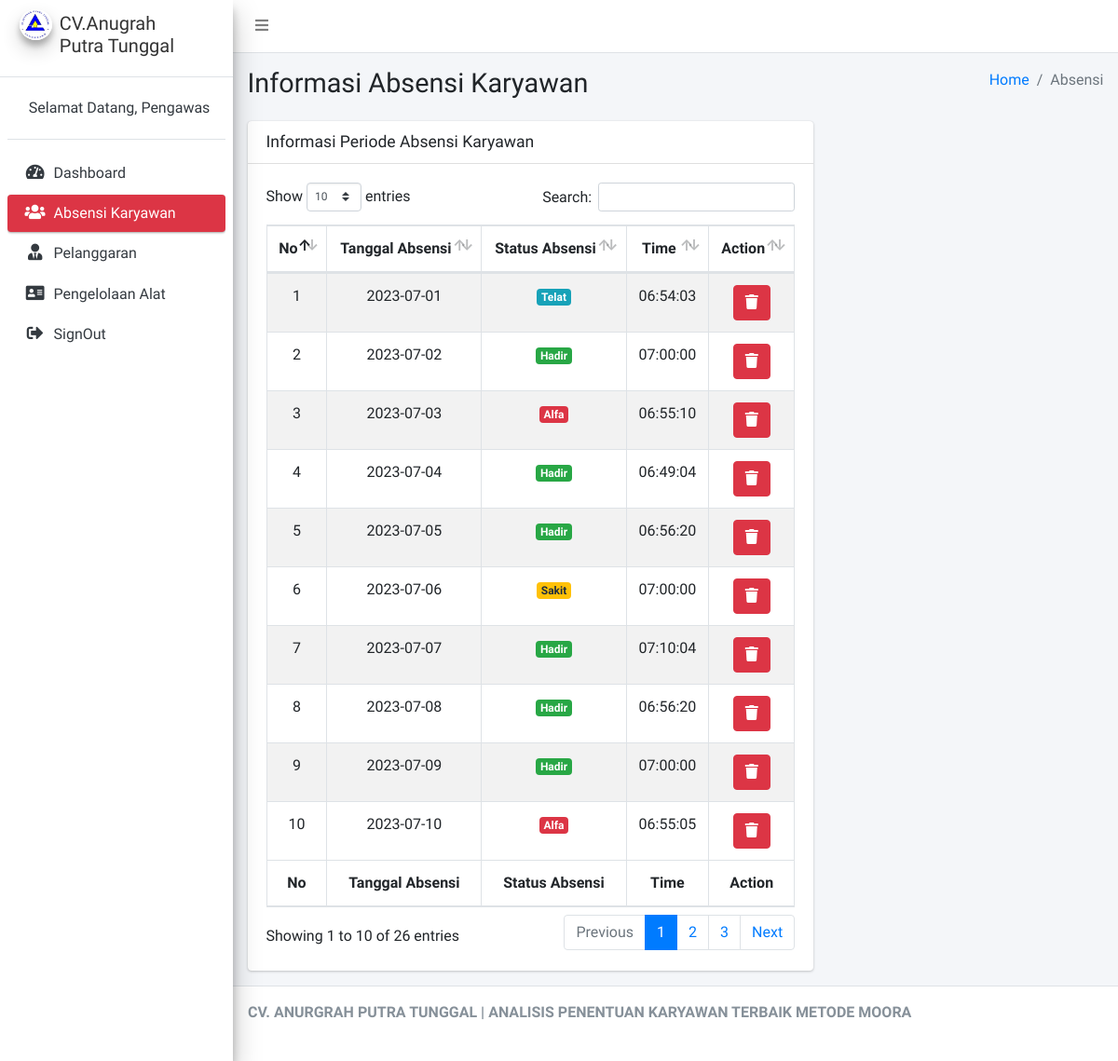
Screenshot of /Pengawas/cAbsensi/rincian/07/2023/1 (signed in) with the database file from the repository.
### tables this page shows
CREATE TABLE `tbl_absensi` (
  `id_absensi` int(11) NOT NULL,
  `id_karyawan` int(11) NOT NULL,
  `tgl_absensi` varchar(15) NOT NULL,
  `stat_absensi` int(11) NOT NULL,
  `time` time NOT NULL
);

### application/controllers/Pengawas/cAbsensi.php (called while the page is built, shortened)
<?php
class cAbsensi extends CI_Controller
{
	public function __construct()
	{
		$this->load->model('mAbsensi');
	}
	public function rincian($bulan, $tahun, $id_karyawan)
	{
		$data = array(
			'bulan' => $bulan,
			'tahun' => $tahun,
			'id_karyawan' => $id_karyawan,
			'view_absensi' => $this->mAbsensi->rincian($bulan, $tahun, $id_karyawan)
		);
		$this->load->view('Pengawas/Layout/head');
		$this->load->view('Pengawas/Layout/aside');
		$this->load->view('Pengawas/vRincianAbsensi', $data);
		$this->load->view('Pengawas/Layout/footer');
	}
}

### index.php (called while the page is built, shortened)
<?php
require_once BASEPATH.'core/CodeIgniter.php';

### application/models/mAbsensi.php (called while the page is built, shortened)
<?php
class mAbsensi extends CI_Model
{
	public function rincian($bulan, $tahun, $id_karyawan)
	{
		return $this->db->query("SELECT TIME(time) as waktu, tgl_absensi, id_karyawan, stat_absensi, time, id_absensi FROM `tbl_absensi` WHERE MONTH(tgl_absensi) = '" . $bulan . "' AND YEAR(tgl_absensi) = '" . $tahun . "' AND id_karyawan='" . $id_karyawan . "'")->result();
	}
}

### application/views/Pengawas/vRincianAbsensi.php (the view, shortened to what this page needs)
<div class="content-wrapper">
	<section class="content-header">
		<div class="container-fluid">
			<div class="row mb-2">
				<div class="col-sm-6">
					<h1>Informasi Absensi Karyawan</h1>
				</div>
				<div class="col-sm-6">
					<ol class="breadcrumb float-sm-right">
						<li class="breadcrumb-item"><a href="#">Home</a></li>
						<li class="breadcrumb-item active">Absensi</li>
					</ol>
				</div>
			</div>
		</div>
	</section>
	<section class="content">
		<div class="container-fluid">
			<div class="row">
				<div class="col-8  ">
					<div class="card">
						<div class="card-header">
							<h3 class="card-title">Informasi Periode Absensi Karyawan</h3>
						</div>
						<div class="card-body">
							<table id="example1" class="table table-bordered table-striped">
								<thead>
									<tr>
										<th class="text-center">No</th>
										<th class="text-center">Tanggal Absensi</th>
										<th class="text-center">Status Absensi</th>
										<th class="text-center">Time</th>
										<th class="text-center">Action</th>
									</tr>
								</thead>
								<tbody>
									<?php
									$no = 1;
									foreach ($view_absensi as $key => $value) {
									?>
										<tr>
											<td class="text-center"><?= $no++ ?></td>
											<td class="text-center"><?= $value->tgl_absensi ?></td>
											<td class="text-center">
												<?php
												if ($value->stat_absensi == '1') {
												?>
													<span class="badge badge-success">Hadir</span>
												<?php
												} else if ($value->stat_absensi == '2') {
												?>
													<span class="badge badge-danger">Alfa</span>
												<?php
												} else if ($value->stat_absensi == '3') {
												?>
													<span class="badge badge-warning">Sakit</span>
												<?php
												} else if ($value->stat_absensi == '9') {
												?>
													<span class="badge badge-info">Telat</span>
												<?php
												}
												?>
											</td>
											<td class="text-center"><?= $value->time ?></td>
											<td class="text-center">
												<div class="btn-group">
													<a href="<?= base_url('Pengawas/cAbsensi/delete/' . $bulan . '/' . $tahun . '/' . $id_karyawan . '/' . $value->id_absensi) ?>" class="btn btn-danger"><i class="fas fa-trash"></i></a>
												</div>
											</td>
										</tr>
									<?php
									}
									?>
								</tbody>
								<tfoot>
									<tr>
										<th class="text-center">No</th>
										<th class="text-center">Tanggal Absensi</th>
										<th class="text-center">Status Absensi</th>
										<th class="text-center">Time</th>
										<th class="text-center">Action</th>
									</tr>
								</tfoot>
							</table>
						</div>
					</div>
				</div>
			</div>
		</div>
	</section>
</div>

### rows the page displays
tbl_absensi: tgl_absensi "2023-07-01", stat_absensi "Telat", time "06:54:03"
tbl_absensi: tgl_absensi "2023-07-02", stat_absensi "Hadir", time "07:00:00"
tbl_absensi: tgl_absensi "2023-07-03", stat_absensi "Alfa", time "06:55:10"
tbl_absensi: tgl_absensi "2023-07-04", stat_absensi "Hadir", time "06:49:04"
tbl_absensi: tgl_absensi "2023-07-05", stat_absensi "Hadir", time "06:56:20"
tbl_absensi: tgl_absensi "2023-07-06", stat_absensi "Sakit", time "07:00:00"
tbl_absensi: tgl_absensi "2023-07-07", stat_absensi "Hadir", time "07:10:04"
tbl_absensi: tgl_absensi "2023-07-08", stat_absensi "Hadir", time "06:56:20"
tbl_absensi: tgl_absensi "2023-07-09", stat_absensi "Hadir", time "07:00:00"
tbl_absensi: tgl_absensi "2023-07-10", stat_absensi "Alfa", time "06:55:05"
